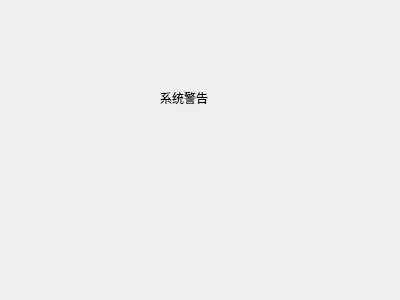
<?xml version="1.0" encoding="UTF-8"?>
<ui version="4.0">
 <class>SystemWarning</class>
 <widget class="QWidget" name="SystemWarning">
  <property name="geometry">
   <rect>
    <x>0</x>
    <y>0</y>
    <width>400</width>
    <height>300</height>
   </rect>
  </property>
  <property name="windowTitle">
   <string>Form</string>
  </property>
  <widget class="QLabel" name="label">
   <property name="geometry">
    <rect>
     <x>160</x>
     <y>90</y>
     <width>72</width>
     <height>15</height>
    </rect>
   </property>
   <property name="text">
    <string>系统警告</string>
   </property>
  </widget>
 </widget>
 <resources/>
 <connections/>
</ui>
